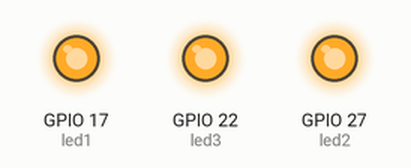
Recording of a program running on a simulated Raspberry Pi (BCM pin numbers). Shown: output pins drawn as LEDs (lit = HIGH). At 2.0 s the program stops and its outputs stay as they are.

Above: at 0.1 s.
At 2.1 s:
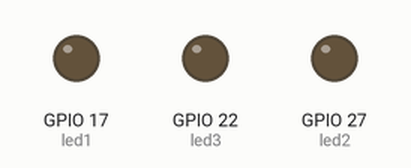
Timing chart, 0 to 3.5 s (numbered marks = the images above):
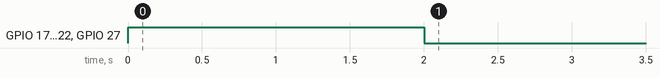

The program:

GPIO_app.py
```python
from gpiozero import LED, Button
from time import sleep
from signal import pause

led1 = LED(17)
led2 = LED(27)
led3 = LED(22)

#button = Button(3)

#button.when_pressed = led.on
#button.when_released = led.off

led1.on()
led2.on()
led3.on()

sleep(2)

led1.off()
led2.off()
led3.off()


pause()
```
